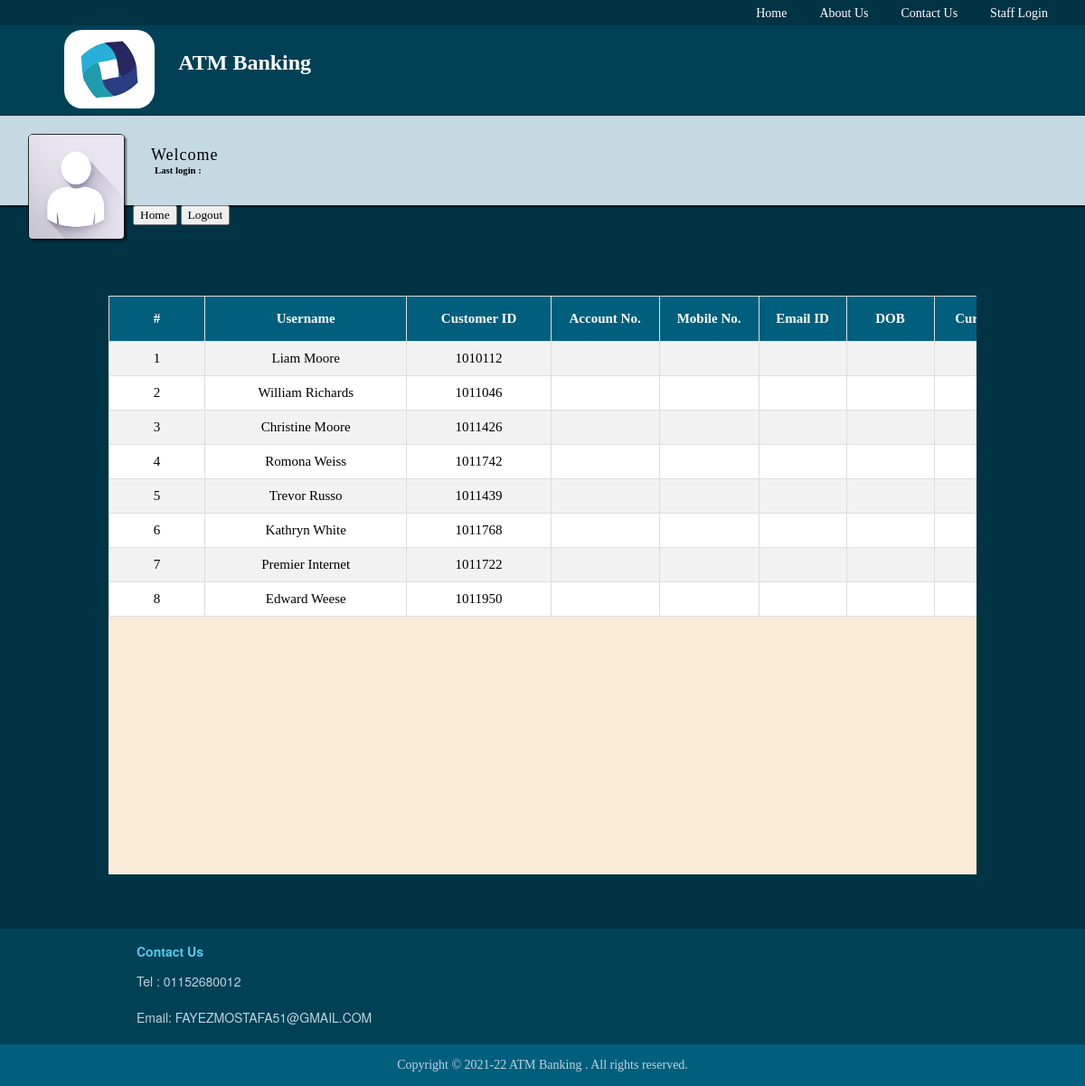
/active_customers.php (signed in), run on the app's committed database.
### tables this page shows
CREATE TABLE `bank_customers` (
  `Username` varchar(20) DEFAULT NULL,
  `Password` varchar(15) DEFAULT NULL,
  `Customer_ID` varchar(20) DEFAULT NULL
);

### active_customers.php (the view, shortened to what this page needs)
<html>
<head><title>Active Customers</title>
</head>
<link rel="stylesheet" type="text/css" href="css/active_customers.css"/>
<body>
<?php
	include 'header.php' ;
	include 'staff_profile_header.php' ;
	include 'db_connect.php';
?>
<div class="active_customers_container">
<table border="1px" cellpadding="10">
			   <th>#</th>
			   <th>Username</th>
			   <th>Customer ID</th>
			   <th>Account No.</th>
			   <th>Mobile No.</th>
			   <th>Email ID</th>
			   <th>DOB</th>
			   <th>Current Balance</th>
<?php
	$sql = "SELECT * from bank_customers";
	$result = $conn->query($sql);
	if ($result->num_rows > 0) {
			  $Sl_no = 1;
		while($row = $result->fetch_assoc()) {
		echo '
			<tr>
			<td>'.$Sl_no++.'</td>
			<td>'.$row['Username'].'</td>
			<td>'.$row['Customer_ID'].'</td>
			<td>'.$row['Account_no'].'</td>
			<td>'.$row['Mobile_no'].'</td>
			<td>'.$row['Email_ID'].'</td>
			<td>'.$row['DOB'].'</td>
			<td>$'.$row['Current_Balance'].'</td>
			<td>'.$row['PAN'].'</td>
			<td>'.$row['CITIZENSHIP'].'</td>
			<td>'.$row['Debit_Card_No'].'</td>
			<td>'.$row['CVV'].'</td>
			<td>'.$row['Last_Login'].'</td>
			<td>$'.$row['LastTransaction'].'</td>
			<td>'.$row['Account_Status'].'</td>
			</tr>';
	}
}
?>
</table>
</div>
<?php include 'footer.php'; ?>
</body>
</html>

### header.php (shortened to what this page needs)
<link rel="stylesheet" type="text/css" href="css/header.css">
        <div class="header_main">
		<div class="navBar">
			<ul>
				<li><a href="index.php">Home</a></li>
				<li><a href="index.php#aboutus">About Us</a></li>
                <li><a href="index.php#contactus">Contact Us</a></li>
				<li><a href="staff_login.php">Staff Login</a></li>
			</ul>
		</div>
	 <a href="index.php"><div class="logo-name">
			<div class="logo">
             <img class="logo_img" src="img/chase.jpg">
			</div>
			<div class="name">
				<h5> ATM Banking </h5></a><br>
			</div>

### Staff_profile_header.php (shortened to what this page needs)
<html>
    <head>
    <link rel="stylesheet" type="text/css" href="css/staff_profile_header.css" />
	</head>
<body>
       <div class="head">
            <div class="customer_details">
			<img src="" onerror="this.src='img/customers/No_image.jpg'"  height="115px" width="105px"/>
			</div>
             <div class="welcome">
             <label>Welcome <?php echo $_SESSION['staff_name']; ?></label><h6 class="lstlogin">Last login : <?php echo $row['Last_login']  ; ?> </h6>
                  </div>
            <a class="staff_home" href="staff_profile.php"><input type="button" name="home" value="Home"></a>
            <a class="staff_logout" href="staff_logout.php"><input type="button" name="logout_btn" value="Logout"></a>
        </div>
        <br>
    </body>
</html>

### footer.php (shortened to what this page needs)
<link rel="stylesheet" type="text/css" href="css/footer.css">
<footer>
    <div class="contact" id="contactus">
        <label>Contact Us</label>
        <ul>
            <p>Tel : 01152680012</p>
            <p> Email: FAYEZMOSTAFA51@GMAIL.COM</p>
        </ul>
    </div>
    <div class="copyright">
        <span>Copyright &copy; 2021-22 ATM Banking . All rights reserved.</span>
    </div>
</footer>

### css/active_customers.css (style rules this page uses)
.active_customers_container { margin: 5% auto; overflow-x: auto; overflow-y: auto; width: 80%; background-color: antiquewhite; height: 80%; }
table { width: 200%; font-size: 15px; border-collapse: collapse; border: 1px rgb(221, 221, 221); text-align: center; }
table th { color: white; height: 50px; background-color: #005f7d; }
tr:nth-child(even) { background-color: rgb(242, 242, 242); }
tr:nth-child(odd) { background-color: white; }
td { padding-left: 40px; padding-right: 40px; }

### css/header.css (style rules this page uses)
* { margin: 0px; }
body { font-family: verdana, "Helvetica Neue", Helvetica, Arial, sans-serif; }
.header_main { width: 100%; background-color: #003344; }
.navbar ul li a { padding-left: 10px; padding-right: 10px; display: inline-block; font-size: 14px; text-decoration: none; color: #fff; transition-duration: 0.6s; }
.navbar ul { font-family: verdana; margin-right: 20px; text-align: right; padding: 5px; list-style: none; }
.navbar li { display: inline; padding: 6px; }
.logo-name { background-color: #004156; height: 100px; }
.name h5 { color: white; display: inline-block; position: relative; margin-top: 2.3%; left: 2.2%; font-size: 1.5em; font-family: verdana; transition-duration: 0.8s; }
.logo { border-radius: 20px; float: left; margin-left: 5.9%; margin-top: 5px; margin-bottom: 5px; }
.logo_img { transition-duration: 0.8s; border-radius: 20px; }

### css/staff_profile_header.css (style rules this page uses)
* { font-family: verdana; }
.customer_details { margin: 20px 20px; float: left; }
.customer_details img { border: 1px solid rgba(0, 0, 0, 0.8); border-radius: 5px; box-shadow: 2px 2px 2px rgba(0, 0, 0, 0.5); margin-left: 10%; }
.welcome { background-color: #c5d9e2; padding: 33px; box-shadow: 0px 1px 3px black; color: black; }
.welcome label { padding-top: 12px; padding-bottom: 12px; padding-right: 20px; padding-left: 20px; font-size: 18px; letter-spacing: 1px; word-spacing: 5px; }
.welcome .lstlogin { margin-left: 138px; }

### css/footer.css (style rules this page uses)
body { margin: 0px; }
footer { clear: both; background-color: #004156; width: 100%; text-align: left; }
footer p { font-size: 14px; font-family: verdana, "Helvetica Neue", Helvetica, Arial, sans-serif; color: #bed2dd; padding: 5px; padding-top: 15px; }
footer label { font-family: verdana, "Helvetica Neue", Helvetica, Arial, sans-serif; margin-left: 45px; font-size: 14px; line-height: 15px; margin-bottom: 500px; font-weight: 600; color: #56caf0; }
footer .contact { padding: 10px; margin: 5px; margin-left: 8%; margin-right: 5%; margin-top: 8px; float: left; }
footer .copyright { font-family: verdana, "Helvetica Neue", Helvetica, Arial, sans-serif; color: #bed2dd; background-color: #005f7d; clear: both; text-align: center; width: 100%; font-size: 14px; padding-top: 15px; padding-bottom: 15px; }

### data on the page
bank_customers: Username "Liam Moore", Customer_ID "1010112"
bank_customers: Username "William Richards", Customer_ID "1011046"
bank_customers: Username "Christine Moore", Customer_ID "1011426"
bank_customers: Username "Romona Weiss", Customer_ID "1011742"
bank_customers: Username "Trevor Russo", Customer_ID "1011439"
bank_customers: Username "Kathryn White", Customer_ID "1011768"
bank_customers: Username "Premier Internet", Customer_ID "1011722"
bank_customers: Username "Edward Weese", Customer_ID "1011950"
